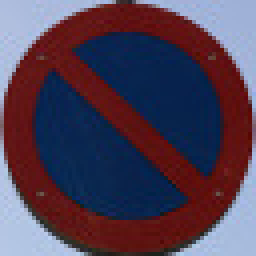
%> input picture classy_computer_vision/EX11 Exercise on image localization/sign2_64.jpg, 64 x 64 px, given in place of dturoad1.jpg, which was not available (shown 4 times larger)
$ octave ObjectRecognition.m   (GNU Octave 9; MATLAB toolbox functions it lacks are replaced by stand-ins)
%> lines starting %> are read from the running program, lines starting %| are printed output that depends on the picture; pictures that were not available may be replaced by others from this repository, and a replacement may not be noted
im = imread('dturoad1.jpg');
%> im is the input picture: size 64x64x3 uint8; mean R, G, B 79.7, 62.8, 84
im2 = imread('dturoad2.jpg');
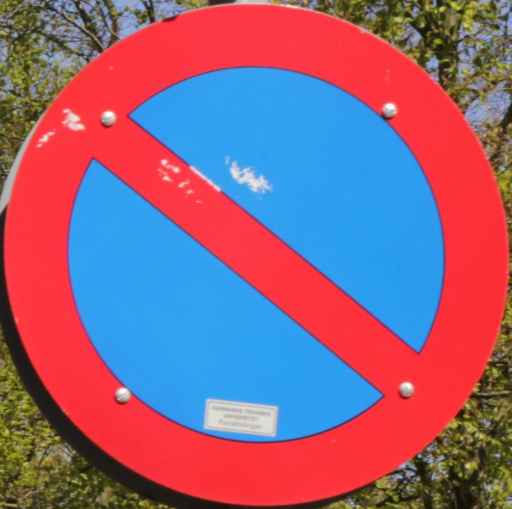
%> input picture classy_computer_vision/EX11 Exercise on image localization/sign1.jpg, 1023 x 1018 px, given in place of dturoad2.jpg, which was not available (shown at 1/2 size)
%> im2 is the input picture: size 1018x1023x3 uint8; mean R, G, B 145.1, 99.1, 123.8

%% Q1 Simple Sliding Window

im = imresize(im,[240 320]); % set size of image
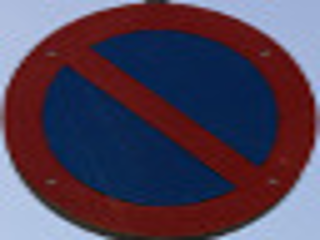
%> im: size 240x320x3 uint8; mean R, G, B 79.8, 62.8, 84
%Q4
imobj = imread('sign1_64.jpg');
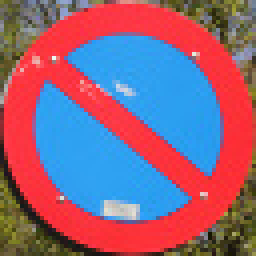
%> input picture classy_computer_vision/EX11 Exercise on image localization/sign1_64.jpg, 64 x 64 px (shown 4 times larger)
%> imobj is the input picture: size 64x64x3 uint8; mean R, G, B 144.9, 99.5, 124
imobjhsv = rgb2hsv(imobj);
%> imobjhsv: size 64x64x3 double; mean H, S, V 0.625, 0.693, 0.819
%save hsit Q4
imobjHistH = imhist(imobjhsv(:,:,1));
%> imobjHistH = 256 values, max 651 at index 146, min 0 at index 68, mean 16
imobjHistS = imhist(imobjhsv(:,:,2));
%> imobjHistS = 256 values, max 279 at index 206, min 0 at index 2, mean 16
imobjHistV = imhist(imobjhsv(:,:,3));
%> imobjHistV = 256 values, max 554 at index 256, min 0 at index 1, mean 16
%plot hist Q5 %it explains if something has the same color, even if it does
%not have the same lightning conditions..
figure('name', 'histogram object'), hold on,
imhist(imobjhsv(:,:,1)); %H = color
imhist(imobjhsv(:,:,2)); %S = saturation = how much white is added..(low saturation = white)
imhist(imobjhsv(:,:,3)); %V = value = amplitude of the light (no light = dark)
%Q6
h_hist = histcounts(imobjhsv(:,:,1),256);
%> h_hist = 256 values, max 571 at index 146, min 0 at index 67, mean 16
h_hist = h_hist/sum(h_hist);
%> h_hist = 256 values, max 0.139 at index 146, min 0 at index 67, mean 0.00391
figure('name', 'hist plot')
plot(h_hist)

figure; imagesc(im); hold on;
wsize = [size(imobj,1), size(imobj,2)]; %windowsize, make same size as imobj we are looking for.
%> wsize = [64 64]
stepx = 5; %stepsize x−direction
stepy = 5; %stepsize y−direction
dist = 100;
dist2 = 100;
dist3 = 200;
x = 0;
y = 0;
x2 =0;
y2 =0;
x3 =0;
y3 =0;
%%
%> (the run ends here)
